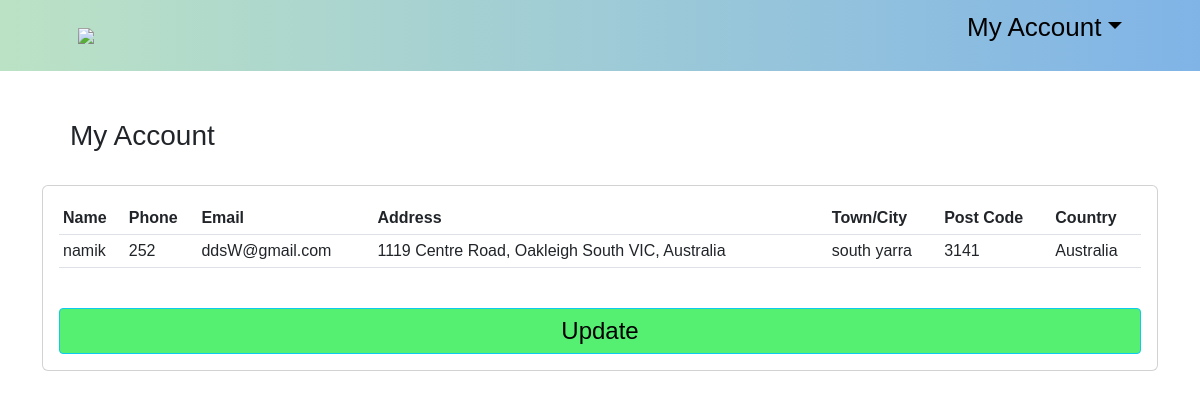
/my_account/2/ (signed in), run on an earlier commit of the app's database.
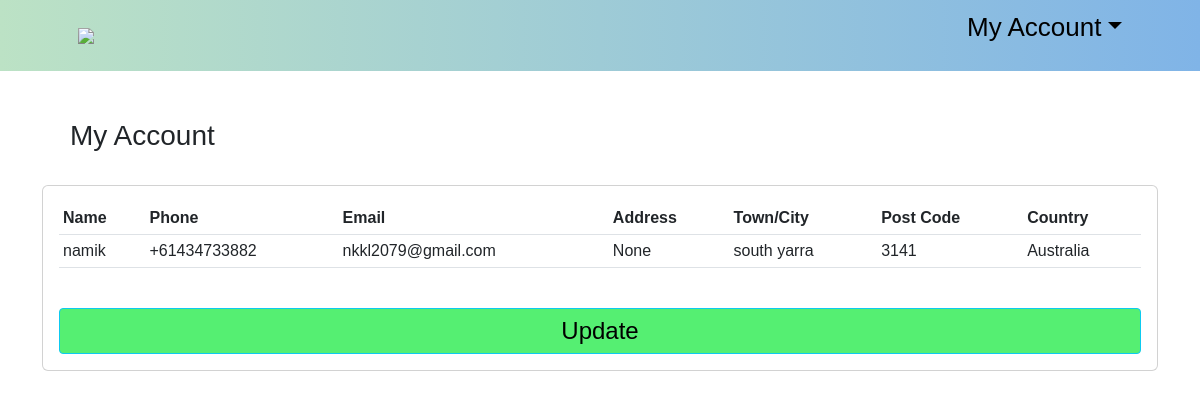
And on a later commit of the database.
### ecommerce/models.py (models this page shows, shortened)
class Customer (models.Model):
    user= models.OneToOneField(User, null=True, on_delete=models.CASCADE)
    name = models.CharField(max_length=100, null=True)
    phone=models.CharField(max_length=100, null=True)
    email=models.CharField(max_length=100, null=True)
    date_created= models.DateTimeField(auto_now_add=True)
    address = models.CharField(verbose_name="Address", max_length=100, null=True, blank=True)
    town = models.CharField(verbose_name="Town/City", max_length=100, null=True, blank=True)
    post_code = models.CharField(verbose_name="Post Code", max_length=8, null=True, blank=True)
    country = models.CharField(verbose_name="Country", max_length=100, null=True, blank=True)
    latitude = models.CharField(verbose_name="Latitude", max_length=50, null=True, blank=True)
    longitude = models.CharField(verbose_name="Longitude", max_length=50, null=True, blank=True)

### ecommerce/views.py (the view)
# urls.py: path('my_account/<str:pk>/', views.myAccount, name="myaccount"),
@login_required(login_url='login')
def myAccount(request, pk):
    customer = Customer.objects.get(id=pk)
    form = CustomerForm(instance=customer)
    context = {'form': form, "customer": customer}
    return render(request, 'my_account.html', context)

### templates/my_account.html
<!DOCTYPE html>
{% extends 'old/main.html' %}
{% load static%}
{% load crispy_forms_tags %}
{% block content %}
<br><br><h3>&emsp;My Account</h3><br>
		<div class="card card-body" style="overflow-x:auto;">
			<table class="table table-sm">
				<tr>
					<th>Name</th>
					<th>Phone</th>
					<th>Email</th>
					<th>Address</th>
					<th>Town/City</th>
					<th>Post Code</th>
                    <th>Country</th>
				</tr>
				<tr>
							<td>{{ customer.name }}</td>
							<td>{{ customer.phone }}</td>
							<td>{{ customer.email }}</td>
							<td>{{ customer.address }}</td>
                            <td>{{ customer.town }}</td>
                            <td>{{ customer.post_code }}</td>
                            <td>{{ customer.country }}</td>
                </tr>
			</table><br>
            <a style="font-size:24px; background-color:#55EF72;" class = "btn btn-sm btn-info" href="{% url 'myaccountupdate' customer.id%}">Update</a>
		</div>
{% endblock content %}

What changed in the data, as far as the page shows it:
changed Customer "namik": phone "252" → "+61434733882"; email "ddsW@gmail.com" → "nkkl2079@gmail.com"; address "1119 Centre Road, Oakleigh South VIC, Australia" → "None"
